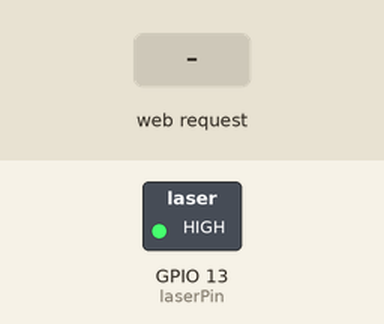
Bench run of a sketch on a simulated ESP32. Shown: switched loads named in the sketch (green lamp = pin HIGH). Inputs (shaded band) come from the test bench. EEPROM starts erased; what the sketch prints to the serial monitor is not drawn.

Above: at 1.2 s.
1.3 s: HTTP request GET /decreaseIntensity received
At 2.4 s:
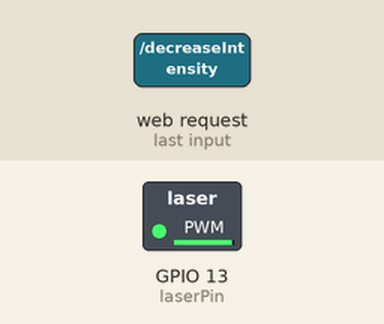
2.8 s: HTTP request GET /toggleLaser received
At 3.5 s:
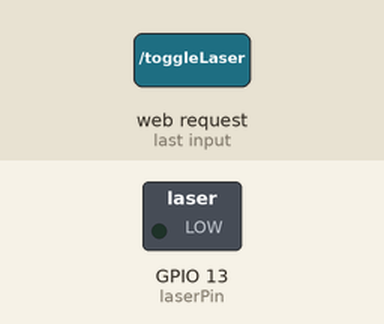
4.3 s: HTTP request GET /setIntensity?intensity=120 received
At 4.7 s:
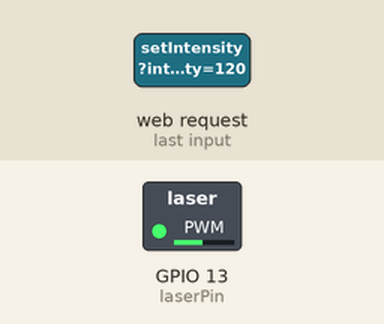
5.8 s: HTTP request GET /increaseIntensity received
At 7.0 s:
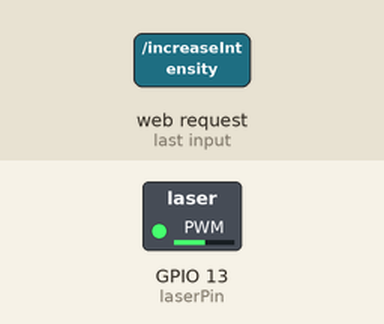
7.3 s: HTTP request GET /setIntensity?intensity=0 received
At 8.2 s:
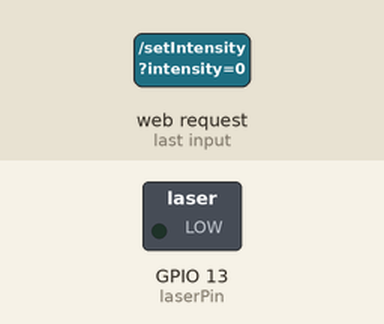
Timing chart, 0 to 9.8 s (numbered marks = the images above; inputs shaded):
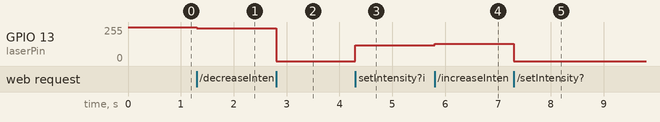

Measured:
- after the input at 1.3 s, GPIO 13 (laserPin): 255/255 → 245/255 at once
- after the input at 2.8 s, GPIO 13 (laserPin): 245/255 → 0/255 at once
- after the input at 4.3 s, GPIO 13 (laserPin): 0/255 → 120/255 at once
- after the input at 5.8 s, GPIO 13 (laserPin): 120/255 → 130/255 at once
- after the input at 7.3 s, GPIO 13 (laserPin): 130/255 → 0/255 at once

The sketch:

ESP32_WifiLaserController.ino
```cpp
#include <WiFi.h>
#include <ESPAsyncWebServer.h>
#include <EEPROM.h>

// Definir el pin GPIO del láser
const int laserPin = 13;  // Cambia al pin que tengas asignado para el láser

// Credenciales de Wi-Fi
const char* ssid = "ESP32-AP";
const char* password = "123456789";

// Configurar servidor web asincrónico
AsyncWebServer server(80);

// Variables de estado
int laserIntensity = 0;  // Inicialmente apagado
bool laserState = false; // Estado del láser (encendido o apagado)

// Iniciar el punto de acceso Wi-Fi
void setup() {
  Serial.begin(115200);

  // Iniciar EEPROM y cargar el valor guardado de la intensidad
  EEPROM.begin(512);
  laserIntensity = EEPROM.read(0);  // Leer la intensidad guardada en la memoria EEPROM
  laserState = (laserIntensity > 0);  // Si la intensidad es mayor que 0, el láser está encendido
  pinMode(laserPin, OUTPUT);
  analogWrite(laserPin, laserIntensity);  // Inicializar con la intensidad guardada

  // Configurar el punto de acceso Wi-Fi
  WiFi.softAP(ssid, password);

  Serial.println("Punto de acceso iniciado.");
  Serial.print("IP del AP: ");
  Serial.println(WiFi.softAPIP());

  // Configurar las rutas y respuestas del servidor web
  server.on("/", HTTP_GET, [](AsyncWebServerRequest *request){
    String html = "<html><body><h1>Control del Láser</h1>";
    html += "<p><b>Estado del láser:</b> " + String(laserState ? "Encendido" : "Apagado") + "</p>";
    html += "<p><b>Intensidad del láser:</b> " + String(laserIntensity) + "</p>";

    // Mostrar los controles de intensidad
    html += "<p><b>Ajustar intensidad:</b></p>";
    html += "<form action=\"/setIntensity\" method=\"GET\">";
    html += "<input type=\"range\" name=\"intensity\" min=\"0\" max=\"255\" value=\"" + String(laserIntensity) + "\" />";
    html += "<input type=\"submit\" value=\"Ajustar\" />";
    html += "</form>";

    // Botones para incrementar o decrementar la intensidad
    html += "<p><a href=\"/increaseIntensity\">Incrementar Intensidad</a></p>";
    html += "<p><a href=\"/decreaseIntensity\">Disminuir Intensidad</a></p>";

    // Botón para encender o apagar el láser
    html += "<p><a href=\"/toggleLaser\">Encender/Apagar Láser</a></p>";

    html += "</body></html>";
    request->send(200, "text/html", html);
  });

  // Ruta para ajustar la intensidad del láser
  server.on("/setIntensity", HTTP_GET, [](AsyncWebServerRequest *request){
    if (request->hasParam("intensity")) {
      laserIntensity = request->getParam("intensity")->value().toInt();
      laserIntensity = constrain(laserIntensity, 0, 255);  // Asegurar que la intensidad esté en el rango permitido
      analogWrite(laserPin, laserIntensity);  // Ajustar la intensidad del láser

      // Guardar la configuración en EEPROM
      EEPROM.write(0, laserIntensity);
      EEPROM.commit();
    }
    request->redirect("/");  // Redirige al control principal
  });

  // Ruta para incrementar la intensidad
  server.on("/increaseIntensity", HTTP_GET, [](AsyncWebServerRequest *request){
    laserIntensity = constrain(laserIntensity + 10, 0, 255);
    analogWrite(laserPin, laserIntensity);  // Ajustar la intensidad del láser

    // Guardar la configuración en EEPROM
    EEPROM.write(0, laserIntensity);
    EEPROM.commit();
    request->redirect("/");  // Redirige al control principal
  });

  // Ruta para disminuir la intensidad
  server.on("/decreaseIntensity", HTTP_GET, [](AsyncWebServerRequest *request){
    laserIntensity = constrain(laserIntensity - 10, 0, 255);
    analogWrite(laserPin, laserIntensity);  // Ajustar la intensidad del láser

    // Guardar la configuración en EEPROM
    EEPROM.write(0, laserIntensity);
    EEPROM.commit();
    request->redirect("/");  // Redirige al control principal
  });

  // Ruta para encender o apagar el láser
  server.on("/toggleLaser", HTTP_GET, [](AsyncWebServerRequest *request){
    if (laserState) {
      laserState = false;
      laserIntensity = 0;  // Apagar el láser
    } else {
      laserState = true;
      laserIntensity = 255;  // Encender el láser al máximo
    }
    analogWrite(laserPin, laserIntensity);  // Cambia la intensidad del láser

    // Guardar el estado y la intensidad en EEPROM
    EEPROM.write(0, laserIntensity);
    EEPROM.commit();
    request->redirect("/");  // Redirige al control principal
  });

  // Iniciar el servidor
  server.begin();
}

void loop() {
  // No es necesario código en el loop, el servidor web maneja las solicitudes en segundo plano
}
```
